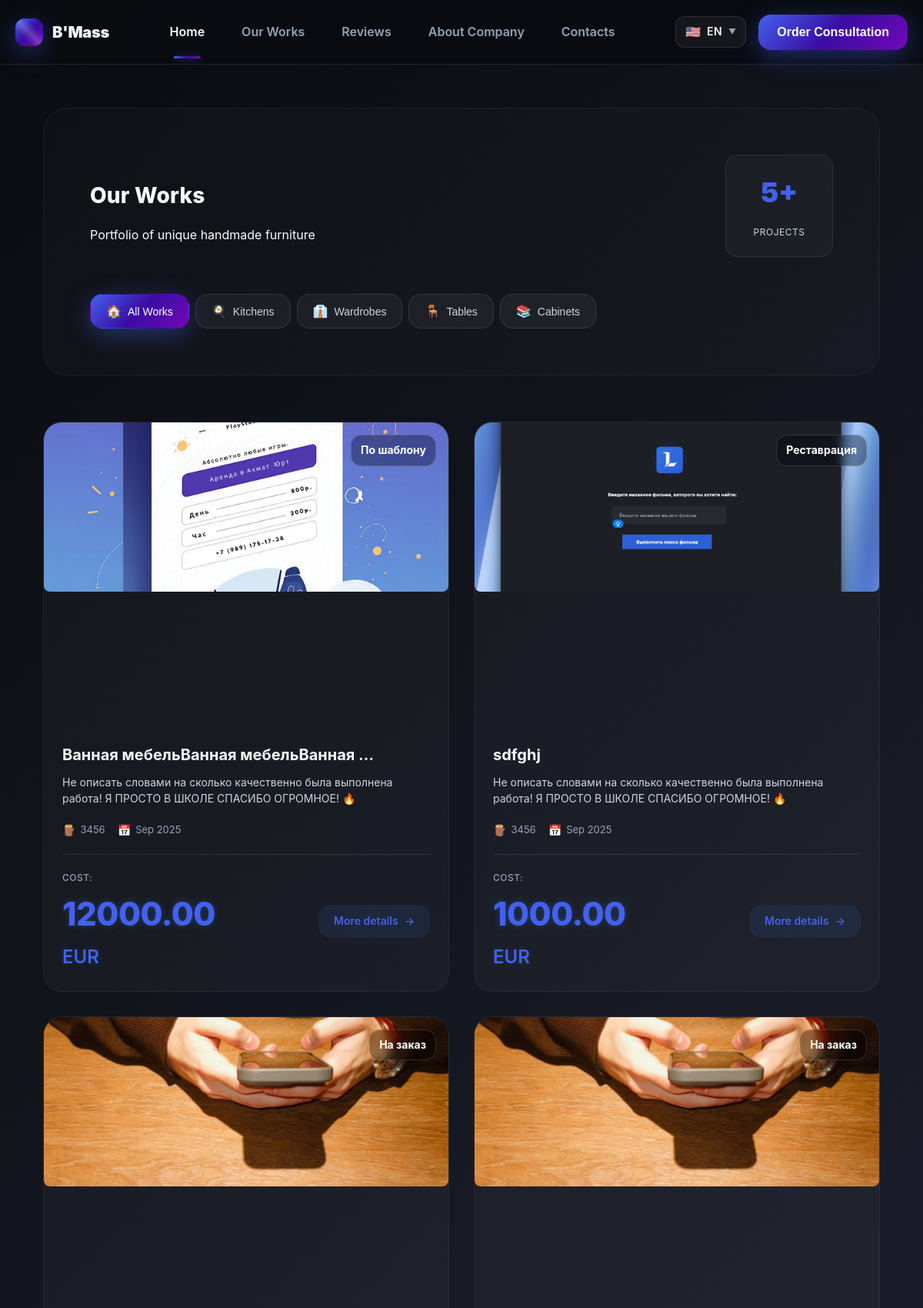
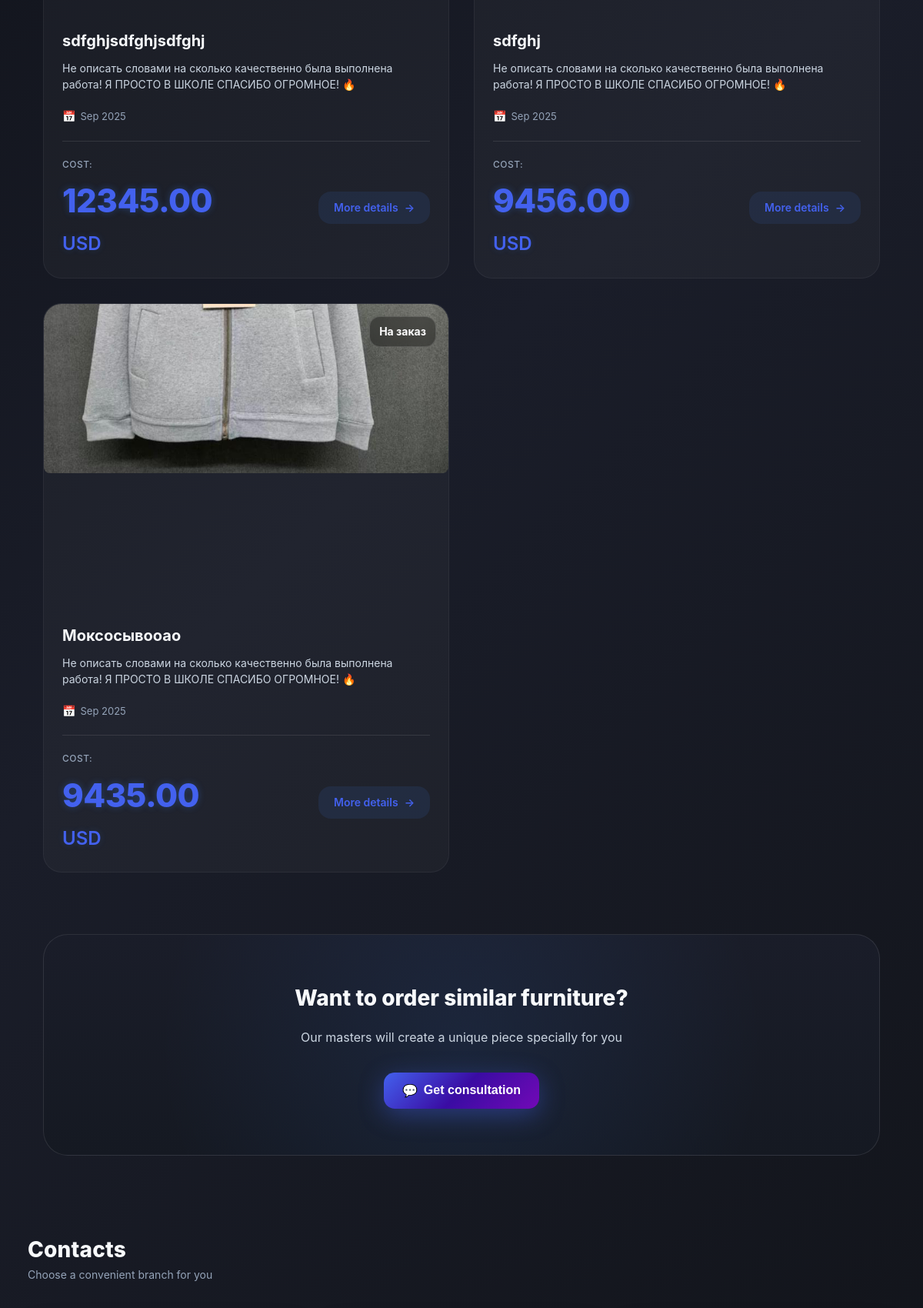
The page /portfolio/ (upper part) on the database its author committed (2 pictures, top to bottom).
### admin_service/models.py (models this page shows, shortened)
class Work(models.Model):
    title = models.CharField(max_length=255, blank=True, verbose_name="Название мебели | Тип")
    description = models.TextField(blank=True, verbose_name="Описание мебели")
    image = models.ImageField(upload_to="portfolio/", verbose_name="Фотография мебели")
    price = models.DecimalField(max_digits=10, decimal_places=2, verbose_name="Цена", default=0)
    currency = models.CharField(max_length=5, choices=CURRENCIES, default="usd", verbose_name="Валюта")
    country = models.CharField(max_length=5, choices=COUNTRIES, default="us", verbose_name="Страна работы")
    date = models.DateField(blank=True, null=True, verbose_name="Дата изготовления")
    language = models.CharField(max_length=5, choices=languages, verbose_name="Выбор языка на работе")
    work_type = models.CharField(max_length=20, choices=WORK_TYPES, verbose_name="Тип работы", default="custom")
    status = models.CharField(max_length=20, choices=STATUSES, verbose_name="Статус", default="in_progress")
    material = models.CharField(max_length=100, blank=True, verbose_name="Материал")
    width = models.DecimalField(max_digits=6, decimal_places=2, blank=True, null=True, verbose_name="Ширина (см)")
    height = models.DecimalField(max_digits=6, decimal_places=2, blank=True, null=True, verbose_name="Высота (см)")
    depth = models.DecimalField(max_digits=6, decimal_places=2, blank=True, null=True, verbose_name="Глубина (см)")
    created_at = models.DateTimeField(auto_now_add=True, blank=True, verbose_name='Дата добавления')
    class Meta:
        verbose_name = "Работа"
        verbose_name_plural = "Работы"
        ordering = ["-created_at"]

### client_service/views.py (the view)
# urls.py: path("portfolio/", all_works, name="portfolio"),
def all_works(request):
    works = Work.objects.all()
    contacts = Contact.objects.all()
    return render(request, "works/works.html", context={
        "works": works,
        "contacts": contacts
    })

### client_service/templates/works/works.html (shortened to what this page needs)
{% extends 'base/base.html' %}
{% load i18n %}
{% block content %}
<section class="section">
    <div class="container">
        <div class="works-hero">
            <div class="section-header">
                <div>
                    <h1 class="section-title">{% trans 'Our Works' %}</h1>
                    <p class="section-subtitle">{% trans 'Portfolio of unique handmade furniture' %}</p>
                </div>
                <div class="works-stats">
                    <div class="stat-item">
                        <span class="stat-number">{{ works|length }}+</span>
                        <span class="stat-label">{% trans 'projects' %}</span>
                    </div>
                </div>
            </div>
            <div class="filter-tabs">
                <button class="filter-tab active" data-filter="all">
                    <span class="tab-icon">🏠</span>
                    <span>{% trans 'All Works' %}</span>
                </button>
                <button class="filter-tab" data-filter="kitchen">
                    <span class="tab-icon">🍳</span>
                    <span>{% trans 'Kitchens' %}</span>
                </button>
                <button class="filter-tab" data-filter="wardrobe">
                    <span class="tab-icon">👔</span>
                    <span>{% trans 'Wardrobes' %}</span>
                </button>
                <button class="filter-tab" data-filter="table">
                    <span class="tab-icon">🪑</span>
                    <span>{% trans 'Tables' %}</span>
                </button>
                <button class="filter-tab" data-filter="cabinet">
                    <span class="tab-icon">📚</span>
                    <span>{% trans 'Cabinets' %}</span>
                </button>
            </div>
        </div>
        <div class="portfolio-enhanced-grid" id="portfolioGrid">
            {% for work in works %}
            <article class="portfolio-card" data-category="{{ work.work_type }}">
                <div class="card-image-container">
                    <img src="{{ work.image.url }}" alt="{{ work.title }}" class="portfolio-image{% if work.show_full_image %} full-view{% endif %}" loading="lazy">
                    <div class="card-badges">
                        <span class="badge badge-category">{{ work.get_work_type_display }}</span>
                    </div>
                </div>
                <div class="card-content">
                    <div class="card-main-content">
                        <h3 class="card-title">{{ work.title|truncatewords:3 }}</h3>
                        <p class="card-description">{{ work.description|truncatewords:16|default:"{% trans 'Description will appear soon' %}" }}</p>
                        <div class="card-details">
                            {% if work.material %}
                            <div class="detail-item">
                                <span class="detail-icon">🪵</span>
                                <span class="detail-text">{{ work.material }}</span>
                            </div>
                            {% endif %}
                            <div class="detail-item">
                                <span class="detail-icon">📅</span>
                                <span class="detail-text">{{ work.date|date:"M Y" }}</span>
                            </div>
                        </div>
                    </div>
                    <div class="card-footer">
                        <div class="price-section">
                            <span class="price-label">{% trans 'Cost:' %}</span>
                            {% if work.price %}
                                <span class="price-value">{{ work.price }}</span>
                                <span class="price-unit">{{ work.currency|upper }}</span>
                            {% else %}
                                <span class="price-value request">{% trans 'By request' %}</span>
                            {% endif %}
                        </div>
                        <a href="{% url 'client_service:work_detail' work.id %}" class="view-btn">
                            <span>{% trans 'More details' %}</span>
                            <span class="btn-arrow">→</span>
                        </a>
                    </div>
                </div>
            </article>
            {% endfor %}
        </div>
        <div class="works-cta">
            <div class="cta-content">
                <h3>{% trans 'Want to order similar furniture?' %}</h3>
                <p>{% trans 'Our masters will create a unique piece specially for you' %}</p>
                <button class="btn btn-primary" onclick="openConsultationModal()">
                    <span class="btn-icon">💬</span>
                    <span>{% trans 'Get consultation' %}</span>
                </button>
            </div>
        </div>
    </div>
</section>
<section id="contacts" class="section container">
    <div class="section-header">
        <div>
            <div class="section-title">{% trans 'Contacts' %}</div>
            <div class="section-sub">{% trans 'Choose a convenient branch for you' %}</div>
        </div>
    </div>
</section>
{% endblock %}

### rows shown on the page
Work: image (picture), work_type "По шаблону", title "Ванная мебельВанная мебельВанная …", description "Не описать словами на сколько качественно была выполнена работа! Я ПРОСТО В ШКОЛЕ СПАСИБО ОГРОМНОЕ! 🔥", material "3456", date "Sep 2025", price "12000.00", currency "EUR"
Work: image (picture), work_type "Реставрация", title "sdfghj", description "Не описать словами на сколько качественно была выполнена работа! Я ПРОСТО В ШКОЛЕ СПАСИБО ОГРОМНОЕ! 🔥", material "3456", date "Sep 2025", price "1000.00", currency "EUR"
Work: image (picture), work_type "На заказ", title "sdfghjsdfghjsdfghj", description "Не описать словами на сколько качественно была выполнена работа! Я ПРОСТО В ШКОЛЕ СПАСИБО ОГРОМНОЕ! 🔥", date "Sep 2025", price "12345.00", currency "USD"
Work: image (picture), work_type "На заказ", title "sdfghj", description "Не описать словами на сколько качественно была выполнена работа! Я ПРОСТО В ШКОЛЕ СПАСИБО ОГРОМНОЕ! 🔥", date "Sep 2025", price "9456.00", currency "USD"
Work: image (picture), work_type "На заказ", title "Моксосывооао", description "Не описать словами на сколько качественно была выполнена работа! Я ПРОСТО В ШКОЛЕ СПАСИБО ОГРОМНОЕ! 🔥", date "Sep 2025", price "9435.00", currency "USD"

### other values the page prints
{{ works|length }} "5"
